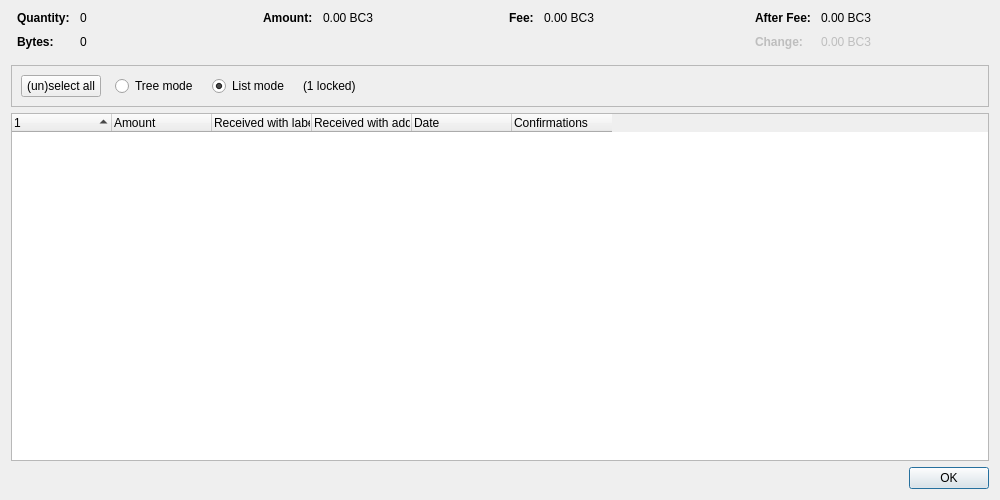
<?xml version="1.0" encoding="UTF-8"?>
<ui version="4.0">
 <class>CoinControlDialog</class>
 <widget class="QDialog" name="CoinControlDialog">
  <property name="geometry">
   <rect>
    <x>0</x>
    <y>0</y>
    <width>1000</width>
    <height>500</height>
   </rect>
  </property>
  <property name="windowTitle">
   <string>Coin Selection</string>
  </property>
  <layout class="QVBoxLayout" name="verticalLayout">
   <item>
    <layout class="QHBoxLayout" name="horizontalLayoutTop" stretch="0,0,0,0">
     <property name="topMargin">
      <number>0</number>
     </property>
     <property name="bottomMargin">
      <number>10</number>
     </property>
     <item>
      <layout class="QFormLayout" name="formLayoutCoinControl1">
       <property name="labelAlignment">
        <set>Qt::AlignLeft|Qt::AlignVCenter</set>
       </property>
       <property name="horizontalSpacing">
        <number>10</number>
       </property>
       <property name="verticalSpacing">
        <number>10</number>
       </property>
       <property name="leftMargin">
        <number>6</number>
       </property>
       <property name="rightMargin">
        <number>6</number>
       </property>
       <item row="0" column="0">
        <widget class="QLabel" name="labelCoinControlQuantityText">
         <property name="font">
          <font>
           <weight>75</weight>
           <bold>true</bold>
          </font>
         </property>
         <property name="text">
          <string>Quantity:</string>
         </property>
        </widget>
       </item>
       <item row="0" column="1">
        <widget class="QLabel" name="labelCoinControlQuantity">
         <property name="cursor">
          <cursorShape>IBeamCursor</cursorShape>
         </property>
         <property name="contextMenuPolicy">
          <enum>Qt::ActionsContextMenu</enum>
         </property>
         <property name="text">
          <string notr="true">0</string>
         </property>
         <property name="textInteractionFlags">
          <set>Qt::LinksAccessibleByMouse|Qt::TextSelectableByKeyboard|Qt::TextSelectableByMouse</set>
         </property>
        </widget>
       </item>
       <item row="1" column="0">
        <widget class="QLabel" name="labelCoinControlBytesText">
         <property name="font">
          <font>
           <weight>75</weight>
           <bold>true</bold>
          </font>
         </property>
         <property name="text">
          <string>Bytes:</string>
         </property>
        </widget>
       </item>
       <item row="1" column="1">
        <widget class="QLabel" name="labelCoinControlBytes">
         <property name="cursor">
          <cursorShape>IBeamCursor</cursorShape>
         </property>
         <property name="contextMenuPolicy">
          <enum>Qt::ActionsContextMenu</enum>
         </property>
         <property name="text">
          <string notr="true">0</string>
         </property>
         <property name="textInteractionFlags">
          <set>Qt::LinksAccessibleByMouse|Qt::TextSelectableByKeyboard|Qt::TextSelectableByMouse</set>
         </property>
        </widget>
       </item>
      </layout>
     </item>
     <item>
      <layout class="QFormLayout" name="formLayoutCoinControl2">
       <property name="horizontalSpacing">
        <number>10</number>
       </property>
       <property name="verticalSpacing">
        <number>10</number>
       </property>
       <property name="leftMargin">
        <number>6</number>
       </property>
       <property name="rightMargin">
        <number>6</number>
       </property>
       <item row="0" column="0">
        <widget class="QLabel" name="labelCoinControlAmountText">
         <property name="font">
          <font>
           <weight>75</weight>
           <bold>true</bold>
          </font>
         </property>
         <property name="text">
          <string>Amount:</string>
         </property>
        </widget>
       </item>
       <item row="0" column="1">
        <widget class="QLabel" name="labelCoinControlAmount">
         <property name="cursor">
          <cursorShape>IBeamCursor</cursorShape>
         </property>
         <property name="contextMenuPolicy">
          <enum>Qt::ActionsContextMenu</enum>
         </property>
         <property name="text">
          <string notr="true">0.00 BC3</string>
         </property>
         <property name="textInteractionFlags">
          <set>Qt::LinksAccessibleByMouse|Qt::TextSelectableByKeyboard|Qt::TextSelectableByMouse</set>
         </property>
        </widget>
       </item>
      </layout>
     </item>
     <item>
      <layout class="QFormLayout" name="formLayoutCoinControl3">
       <property name="horizontalSpacing">
        <number>10</number>
       </property>
       <property name="verticalSpacing">
        <number>10</number>
       </property>
       <property name="leftMargin">
        <number>6</number>
       </property>
       <property name="rightMargin">
        <number>6</number>
       </property>
       <item row="0" column="0">
        <widget class="QLabel" name="labelCoinControlFeeText">
         <property name="font">
          <font>
           <weight>75</weight>
           <bold>true</bold>
          </font>
         </property>
         <property name="text">
          <string>Fee:</string>
         </property>
        </widget>
       </item>
       <item row="0" column="1">
        <widget class="QLabel" name="labelCoinControlFee">
         <property name="cursor">
          <cursorShape>IBeamCursor</cursorShape>
         </property>
         <property name="contextMenuPolicy">
          <enum>Qt::ActionsContextMenu</enum>
         </property>
         <property name="text">
          <string notr="true">0.00 BC3</string>
         </property>
         <property name="textInteractionFlags">
          <set>Qt::LinksAccessibleByMouse|Qt::TextSelectableByKeyboard|Qt::TextSelectableByMouse</set>
         </property>
        </widget>
       </item>
      </layout>
     </item>
     <item>
      <layout class="QFormLayout" name="formLayoutCoinControl4">
       <property name="labelAlignment">
        <set>Qt::AlignLeft|Qt::AlignVCenter</set>
       </property>
       <property name="horizontalSpacing">
        <number>10</number>
       </property>
       <property name="verticalSpacing">
        <number>10</number>
       </property>
       <property name="leftMargin">
        <number>6</number>
       </property>
       <property name="rightMargin">
        <number>6</number>
       </property>
       <item row="0" column="0">
        <widget class="QLabel" name="labelCoinControlAfterFeeText">
         <property name="font">
          <font>
           <weight>75</weight>
           <bold>true</bold>
          </font>
         </property>
         <property name="text">
          <string>After Fee:</string>
         </property>
        </widget>
       </item>
       <item row="0" column="1">
        <widget class="QLabel" name="labelCoinControlAfterFee">
         <property name="cursor">
          <cursorShape>IBeamCursor</cursorShape>
         </property>
         <property name="contextMenuPolicy">
          <enum>Qt::ActionsContextMenu</enum>
         </property>
         <property name="text">
          <string notr="true">0.00 BC3</string>
         </property>
         <property name="textInteractionFlags">
          <set>Qt::LinksAccessibleByMouse|Qt::TextSelectableByKeyboard|Qt::TextSelectableByMouse</set>
         </property>
        </widget>
       </item>
       <item row="1" column="0">
        <widget class="QLabel" name="labelCoinControlChangeText">
         <property name="enabled">
          <bool>false</bool>
         </property>
         <property name="font">
          <font>
           <weight>75</weight>
           <bold>true</bold>
          </font>
         </property>
         <property name="text">
          <string>Change:</string>
         </property>
        </widget>
       </item>
       <item row="1" column="1">
        <widget class="QLabel" name="labelCoinControlChange">
         <property name="enabled">
          <bool>false</bool>
         </property>
         <property name="cursor">
          <cursorShape>IBeamCursor</cursorShape>
         </property>
         <property name="contextMenuPolicy">
          <enum>Qt::ActionsContextMenu</enum>
         </property>
         <property name="text">
          <string notr="true">0.00 BC3</string>
         </property>
         <property name="textInteractionFlags">
          <set>Qt::LinksAccessibleByMouse|Qt::TextSelectableByKeyboard|Qt::TextSelectableByMouse</set>
         </property>
        </widget>
       </item>
      </layout>
     </item>
    </layout>
   </item>
   <item>
    <widget class="QFrame" name="frame">
     <property name="minimumSize">
      <size>
       <width>0</width>
       <height>40</height>
      </size>
     </property>
     <property name="frameShape">
      <enum>QFrame::StyledPanel</enum>
     </property>
     <property name="frameShadow">
      <enum>QFrame::Sunken</enum>
     </property>
     <layout class="QHBoxLayout" name="horizontalLayout">
      <item>
       <layout class="QHBoxLayout" name="horizontalLayoutPanel" stretch="0,0,0,0,0">
        <property name="spacing">
         <number>14</number>
        </property>
        <item>
         <widget class="QPushButton" name="pushButtonSelectAll">
          <property name="sizePolicy">
           <sizepolicy hsizetype="Maximum" vsizetype="Fixed">
            <horstretch>0</horstretch>
            <verstretch>0</verstretch>
           </sizepolicy>
          </property>
          <property name="text">
           <string>(un)select all</string>
          </property>
          <property name="autoDefault">
           <bool>false</bool>
          </property>
         </widget>
        </item>
        <item>
         <widget class="QRadioButton" name="radioTreeMode">
          <property name="sizePolicy">
           <sizepolicy hsizetype="Maximum" vsizetype="Fixed">
            <horstretch>0</horstretch>
            <verstretch>0</verstretch>
           </sizepolicy>
          </property>
          <property name="text">
           <string>Tree mode</string>
          </property>
         </widget>
        </item>
        <item>
         <widget class="QRadioButton" name="radioListMode">
          <property name="sizePolicy">
           <sizepolicy hsizetype="Maximum" vsizetype="Fixed">
            <horstretch>0</horstretch>
            <verstretch>0</verstretch>
           </sizepolicy>
          </property>
          <property name="text">
           <string>List mode</string>
          </property>
          <property name="checked">
           <bool>true</bool>
          </property>
         </widget>
        </item>
        <item>
         <widget class="QLabel" name="labelLocked">
          <property name="text">
           <string notr="true">(1 locked)</string>
          </property>
         </widget>
        </item>
        <item>
         <spacer name="horizontalSpacer">
          <property name="orientation">
           <enum>Qt::Horizontal</enum>
          </property>
          <property name="sizeHint" stdset="0">
           <size>
            <width>40</width>
            <height>20</height>
           </size>
          </property>
         </spacer>
        </item>
       </layout>
      </item>
     </layout>
    </widget>
   </item>
   <item>
    <widget class="CoinControlTreeWidget" name="treeWidget">
     <property name="contextMenuPolicy">
      <enum>Qt::CustomContextMenu</enum>
     </property>
     <property name="sortingEnabled">
      <bool>false</bool>
     </property>
     <property name="columnCount">
      <number>6</number>
     </property>
     <attribute name="headerShowSortIndicator" stdset="0">
      <bool>true</bool>
     </attribute>
     <attribute name="headerStretchLastSection">
      <bool>false</bool>
     </attribute>
     <column>
      <property name="text">
       <string/>
      </property>
     </column>
     <column>
      <property name="text">
       <string>Amount</string>
      </property>
     </column>
     <column>
      <property name="text">
       <string>Received with label</string>
      </property>
     </column>
     <column>
      <property name="text">
       <string>Received with address</string>
      </property>
     </column>
     <column>
      <property name="text">
       <string>Date</string>
      </property>
     </column>
     <column>
      <property name="text">
       <string>Confirmations</string>
      </property>
      <property name="toolTip">
       <string>Confirmed</string>
      </property>
     </column>
     <column>
      <property name="text">
       <string/>
      </property>
     </column>
     <column>
      <property name="text">
       <string/>
      </property>
     </column>
     <column>
      <property name="text">
       <string/>
      </property>
     </column>
     <column>
      <property name="text">
       <string/>
      </property>
     </column>
    </widget>
   </item>
   <item>
    <widget class="QDialogButtonBox" name="buttonBox">
     <property name="orientation">
      <enum>Qt::Horizontal</enum>
     </property>
     <property name="standardButtons">
      <set>QDialogButtonBox::Ok</set>
     </property>
    </widget>
   </item>
  </layout>
 </widget>
 <customwidgets>
  <customwidget>
   <class>CoinControlTreeWidget</class>
   <extends>QTreeWidget</extends>
   <header>qt/coincontroltreewidget.h</header>
  </customwidget>
 </customwidgets>
 <resources/>
 <connections/>
</ui>
